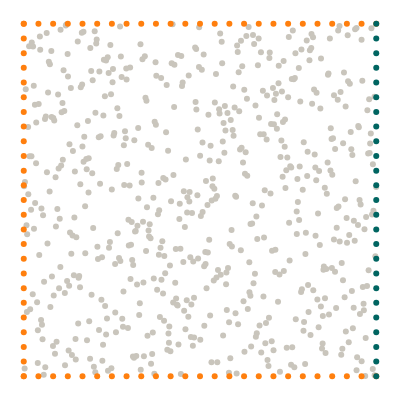

This figure's notebook cell:
### Markdown cell above
## Geometry

We want to model a quarter of a plate with an elliptical hole. The domain itself is represented by collocation points, the boundaries are represented by uniformly sampled points along the perimeter.

### Code cell
import torch
from torch.optim.lr_scheduler import StepLR
import numpy as np
from scipy.stats import qmc
from plotly.express.colors import sequential
import plotly.graph_objects as go
import plotly.figure_factory as ff
from tqdm import tqdm
import wandb
import matplotlib.pyplot as plt

torch.set_default_dtype(torch.float64)
from global_constants import L, B0, EPS0, MU, LBD

# Number of collocation points
N = 25

# Epochs
epochs = 2000
# Batch size
batch_size = 64
# Leanring rate
lr = 0.01 #normally 0.001
# Scheduler step width
scheduler_step = 1000 #normally 2000
# Gamma factor of scheduler
scheduler_gamma = 0.5

# Number of hidden neurons
hn = 50

#Weight of dirichlet_losses left_l and top_l in comparison to right_l and bottom_l
W_RiTo = 1
# Weight of PDE loss
W_PDE = 0.01
# Weight of Neumann loss
W_NEU = 0.1
# Weight of data losses
W_STRESS = 0.0
W_DISP = 0.0


# Create collocation points
points = L * qmc.LatinHypercube(d=2).random(N**2)
collocation = torch.tensor(points, requires_grad=True).double()

# Boundary points
x_top = torch.linspace(0, L, N, requires_grad=True).double()
y_top = L * torch.ones((N, 1), requires_grad=True).double()
top = torch.column_stack([x_top, y_top]).double()

x_bottom = torch.linspace(0, L, N).double()
y_bottom = torch.zeros((N, 1)).double()
bottom = torch.column_stack([x_bottom, y_bottom]).double()

x_left = torch.zeros((N, 1)).double()
y_left = torch.linspace(0, L, N).double()
left = torch.column_stack([x_left, y_left]).double()

x_right = L * torch.ones((N, 1)).double()
y_right = torch.linspace(0, L, N).double()
right = torch.column_stack([x_right, y_right]).double()


# Visualize geometry
with torch.no_grad():
    mode = "markers"
    gray = dict(color="#C9C5BC")
    green = dict(color="#006561")
    black = dict(color="black")
    orange = dict(color="#ff7f0e")
    fig = go.Figure()
    fig.add_trace(go.Scatter(x=collocation[:, 0], y=collocation[:, 1], mode=mode, marker=gray))
    fig.add_trace(go.Scatter(x=top[:, 0], y=top[:, 1], mode=mode, marker=black))
    fig.add_trace(go.Scatter(x=bottom[:, 0], y=bottom[:, 1], mode=mode, marker=orange))
    fig.add_trace(go.Scatter(x=left[:, 0], y=left[:, 1], mode=mode, marker=orange))
    fig.add_trace(go.Scatter(x=right[:, 0], y=right[:, 1], mode=mode, marker=green))
    fig.layout.yaxis.scaleanchor = "x"
    fig.update_layout(
        template="none",
        width=400,
        height=400,
        margin=dict(l=0, r=0, b=0, t=0),
        showlegend=False,
    )
    fig.update_xaxes(visible=False)
    fig.update_yaxes(visible=False)
    fig.show()

### Figure 1 — Plotly figure (JSON) as saved in the notebook; plotly's stock layout.template omitted (floating-point values rounded to 4 significant figures; data arrays with more than 128 entries replaced by an {"elided": "..."} marker saying what was removed)
{"data": [{"marker": {"color": "#C9C5BC"}, "mode": "markers", "type": "scatter", "x": {"elided": "625 float values"}, "y": {"elided": "625 float values"}}, {"marker": {"color": "#ff7f0e"}, "mode": "markers", "type": "scatter", "x": [0, 0.04167, 0.08333, 0.125, 0.1667, 0.2083, 0.25, 0.2917, 0.3333, 0.375, 0.4167, 0.4583, 0.5, 0.5417, 0.5833, 0.625, 0.6667, 0.7083, 0.75, 0.7917, 0.8333, 0.875, 0.9167, 0.9583, 1], "y": [1, 1, 1, 1, 1, 1, 1, 1, 1, 1, 1, 1, 1, 1, 1, 1, 1, 1, 1, 1, 1, 1, 1, 1, 1]}, {"marker": {"color": "#ff7f0e"}, "mode": "markers", "type": "scatter", "x": [0, 0.04167, 0.08333, 0.125, 0.1667, 0.2083, 0.25, 0.2917, 0.3333, 0.375, 0.4167, 0.4583, 0.5, 0.5417, 0.5833, 0.625, 0.6667, 0.7083, 0.75, 0.7917, 0.8333, 0.875, 0.9167, 0.9583, 1], "y": [0, 0, 0, 0, 0, 0, 0, 0, 0, 0, 0, 0, 0, 0, 0, 0, 0, 0, 0, 0, 0, 0, 0, 0, 0]}, {"marker": {"color": "#ff7f0e"}, "mode": "markers", "type": "scatter", "x": [0, 0, 0, 0, 0, 0, 0, 0, 0, 0, 0, 0, 0, 0, 0, 0, 0, 0, 0, 0, 0, 0, 0, 0, 0], "y": [0, 0.04167, 0.08333, 0.125, 0.1667, 0.2083, 0.25, 0.2917, 0.3333, 0.375, 0.4167, 0.4583, 0.5, 0.5417, 0.5833, 0.625, 0.6667, 0.7083, 0.75, 0.7917, 0.8333, 0.875, 0.9167, 0.9583, 1]}, {"marker": {"color": "#006561"}, "mode": "markers", "type": "scatter", "x": [1, 1, 1, 1, 1, 1, 1, 1, 1, 1, 1, 1, 1, 1, 1, 1, 1, 1, 1, 1, 1, 1, 1, 1, 1], "y": [0, 0.04167, 0.08333, 0.125, 0.1667, 0.2083, 0.25, 0.2917, 0.3333, 0.375, 0.4167, 0.4583, 0.5, 0.5417, 0.5833, 0.625, 0.6667, 0.7083, 0.75, 0.7917, 0.8333, 0.875, 0.9167, 0.9583, 1]}], "layout": {"height": 400, "margin": {"b": 0, "l": 0, "r": 0, "t": 0}, "showlegend": false, "width": 400, "xaxis": {"visible": false}, "yaxis": {"scaleanchor": "x", "visible": false}}}
